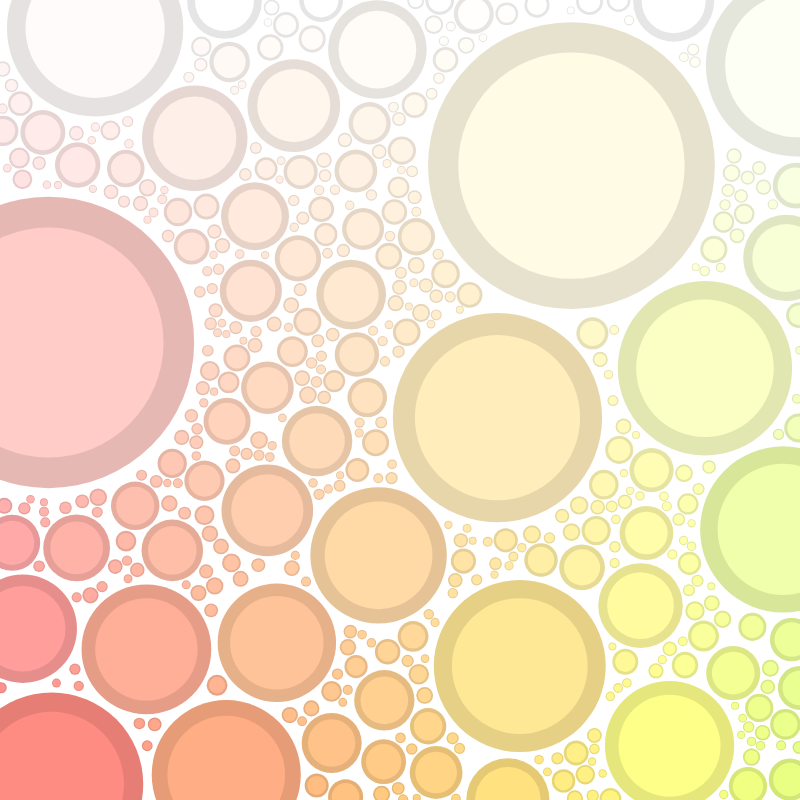
Frame 1 (no input)
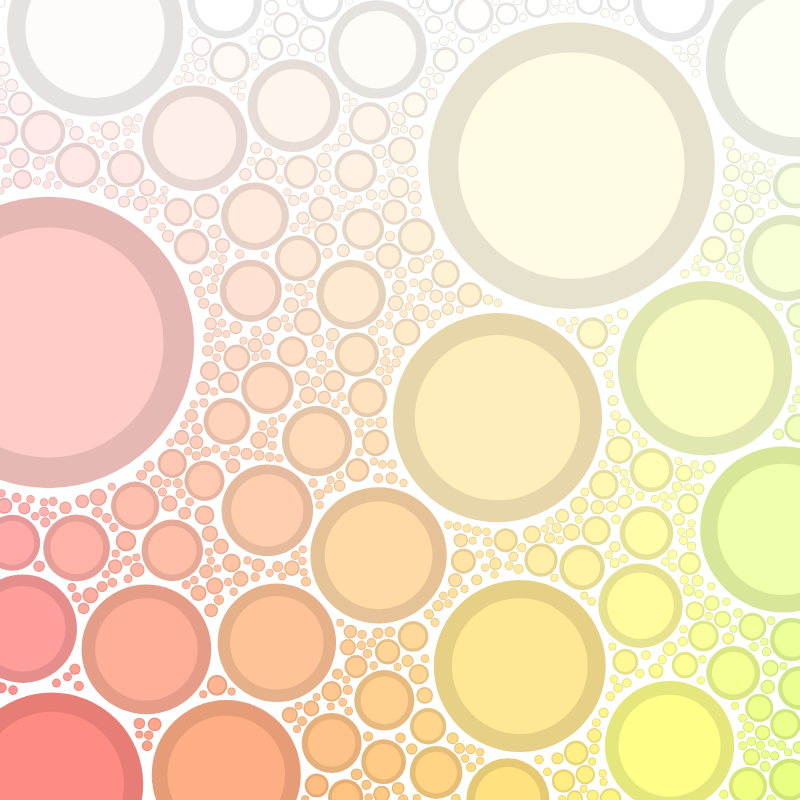
Frame 60 (no input)
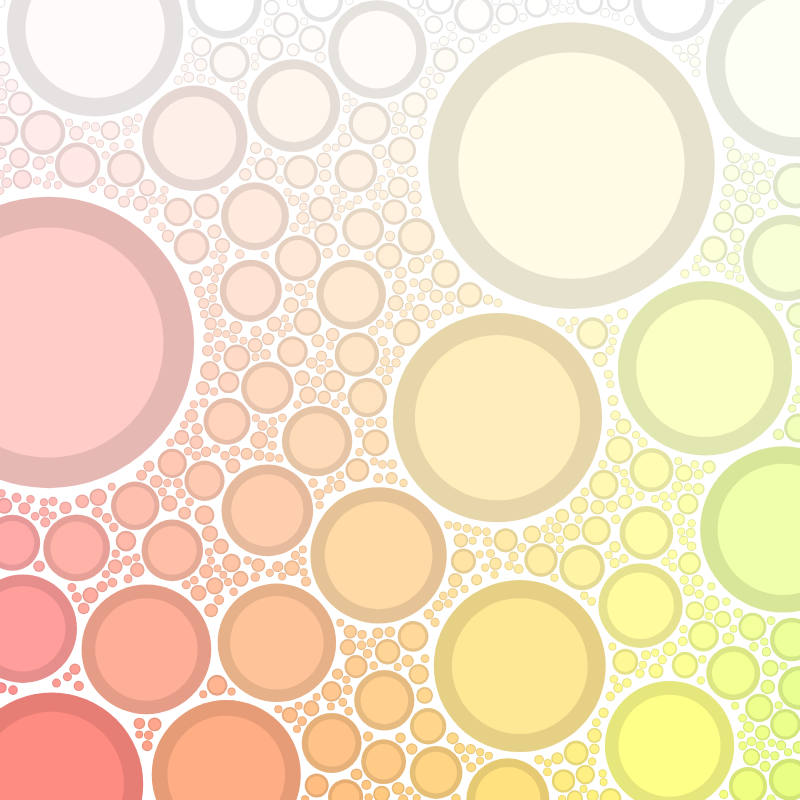
Frame 120 (the mouse pressed at the canvas centre since frame 60)

The p5.js sketch that drew these frames (run headless with seeded random() and noise() and a simulated clock; from frame 60 on, the mouse is pressed at the canvas centre):

// p5.js sketch
// ── sketch.js
var sWidth = 800;
var sHeight = 800;

// colors = [
//     [12, 37, 12]
//    ,[50, 155, 50]
//    ,[25, 75, 25]
// ];

var minRadius = sWidth / 192;
var maxRadius = 0.5 / (1/sWidth + 1/sHeight);

function setup() {
  createCanvas(sWidth, sHeight);
  background(255);
  noStroke();
  colorMode(HSB, width, height, 1);
}

function draw() {
  for(var i = 0; i < 10000; i++)
    tryAdd(new Circle());
}

var circles = [];
function Circle(){
  this.x = random(0, width);
  this.y = random(0, height);
  this.radius = random(minRadius, maxRadius);
}

function tryAdd(cir){
    for(var other of circles){
      var minDist = cir.radius + other.radius;

      var dx = cir.x - other.x;
      var dy = cir.y - other.y;

      var distSq = dx * dx + dy * dy;

      if(distSq < minDist * minDist){ //Check collision, try to shrink circle.
        var dist = Math.sqrt(distSq);
        var newRadius = dist - other.radius;
        if(newRadius < minRadius){
          return;
        }
        cir.radius = newRadius;
      }
    }

  circles.push(cir);
  drawCircle(cir);
}

function drawCircle(circle){
  //var i = random(0, colors.length) | 0;
  //var color = colors[i]
  fill(0 + circle.x / 5, circle.y / 2, 0.9); //fill(color[0], color[1], color[2]);
  ellipse(circle.x, circle.y, circle.radius * 1.9);
  fill(0 + circle.x / 5, circle.y / 2, 1); //fill(color[0] / 2, color[1] / 2, color[2] / 2);
  ellipse(circle.x, circle.y, circle.radius * 1.5);
}
